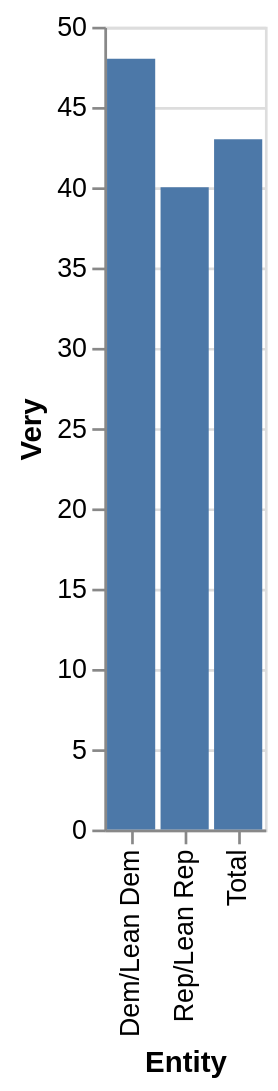

The specification (Vega-Lite) saved for this image:
### Vega-Lite specification from a JSON file in a GitHub repository (floating-point values rounded to 4 significant figures)
{"$schema": "https://vega.github.io/schema/vega-lite/v5.json", "description": "Bar chart auto-generated from CSV", "data": {"values": [{"Entity": "Dem/Lean Dem", "Very": "48", "Somewhat": "35"}, {"Entity": "Rep/Lean Rep", "Very": "40", "Somewhat": "40"}, {"Entity": "Total", "Very": "43", "Somewhat": "37"}]}, "mark": "bar", "encoding": {"x": {"field": "Entity", "type": "ordinal"}, "y": {"field": "Very", "type": "quantitative"}}}
